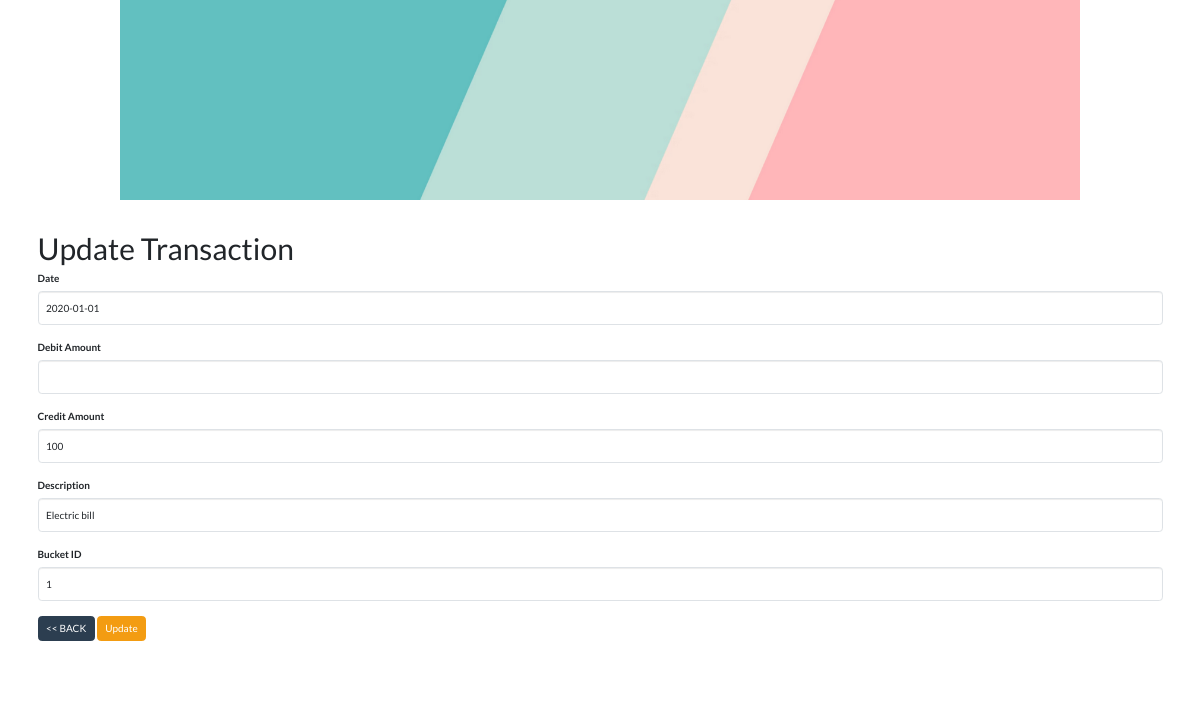
/actions/update/update_transaction.php?id=1, run on the app's committed database.
### tables this page shows
CREATE TABLE transactions (
                transaction_id INTEGER PRIMARY KEY AUTOINCREMENT,
                date TEXT,
                credit REAL,
                debit REAL,
                description TEXT,
                bucket_id INTEGER,
                FOREIGN KEY (bucket_id) REFERENCES buckets(id)
            );

### src/classes/Transaction.php (called while the page is built, shortened)
<?php
class Transaction
{
  public static function findById($transactionId)
  {
    $db = Database::getConnection();
    $stmt = $db->prepare('SELECT * FROM transactions WHERE transaction_id = ?');
    $stmt->bindValue(1, $transactionId, SQLITE3_INTEGER);
    $result = $stmt->execute();
    return $result->fetchArray(SQLITE3_ASSOC);
  }
}

### src/actions/update/update_transaction.php (the view, shortened to what this page needs)
<?php
include($_SERVER['DOCUMENT_ROOT'] . "/inc_header.php");
if (isset($_GET['id'])) {
  $transactionId = $_GET['id'];
  $transaction = Transaction::findById($transactionId);
  if ($transaction) {
?>
    <h1>Update Transaction</h1>
    <form action="update_transaction_process.php" method="post">
      <div class="form-group">
        <label for="Date" class="control-label">Date</label>
        <input type="text" class="form-control" name="Date" id="Date" value="<?php echo $transaction['date']; ?>">
      </div>
      <div class="form-group">
        <label for="Debit" class="control-label">Debit Amount</label>
        <input type="number" step="0.01" class="form-control" name="Debit" id="Debit" value="<?php echo $transaction['debit']; ?>">
      </div>
      <div class="form-group">
        <label for="Credit" class="control-label">Credit Amount</label>
        <input type="number" step="0.01" class="form-control" name="Credit" id="Credit" value="<?php echo $transaction['credit']; ?>">
      </div>
      <div class="form-group">
        <label for="Description" class="control-label">Description</label>
        <input type="text" class="form-control" name="Description" id="Description" value="<?php echo $transaction['description']; ?>">
      </div>
      <div class="form-group">
        <label for="BucketId" class="control-label">Bucket ID</label>
        <input type="number" class="form-control" name="BucketId" id="BucketId" value="<?php echo $transaction['bucket_id']; ?>">
      </div>
      <div class="form-group">
        <a href="../../actions/display/display.php" class="btn btn-small btn-primary">&lt;&lt; BACK</a>
        <input type="submit" value="Update" name="submit" class="btn btn-warning">
      </div>
    </form>
<?php
  } else {
    echo "<p>Transaction with ID $transactionId not found.</p>";
  }
} else {
  echo "<p>No transaction ID provided.</p>";
}
include($_SERVER['DOCUMENT_ROOT'] . "/inc_footer.php");
?>

### data on the page
transactions: Date "2020-01-01", Credit "100", Description "Electric bill", BucketId "1"
